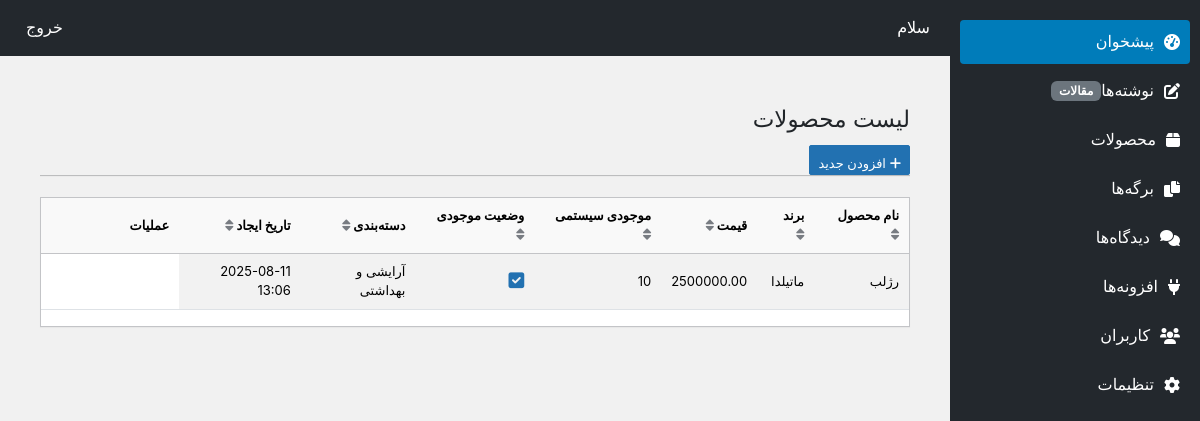
/shop/products/, run on an earlier commit of the app's database.
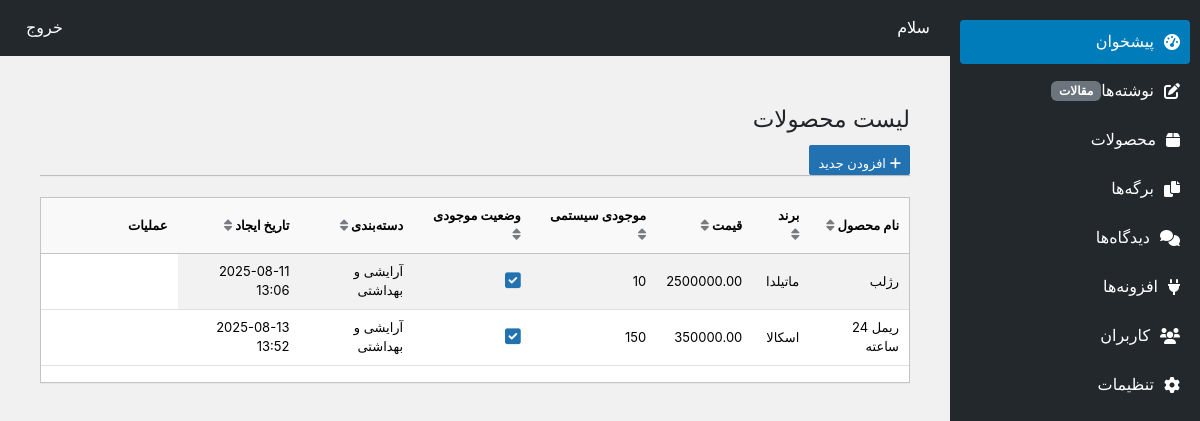
And on a later commit of the database.
### shop/models.py (models this page shows, shortened)
class Product(models.Model):
    name = models.CharField(max_length=200, verbose_name="نام محصول")
    brand = models.CharField(max_length=100, verbose_name="برند")
    slug = models.SlugField(max_length=200, unique=True, verbose_name="اسلاگ")
    description = models.TextField(blank=True, verbose_name="توضیحات")
    price = models.DecimalField(max_digits=10, decimal_places=2, verbose_name="قیمت")
    stock = models.PositiveIntegerField(default=0, verbose_name="موجودی سیستمی")
    is_available = models.BooleanField(default=True, verbose_name="موجود است؟")
    category = models.ForeignKey('Category', on_delete=models.SET_NULL, null=True, verbose_name="دسته‌بندی")
    tags = models.ManyToManyField('Tag', blank=True, verbose_name="برچسب‌ها")
    image = models.ImageField(upload_to='products/%Y/%m/%d', blank=True, null=True, verbose_name="تصویر محصول")
    created_at = models.DateTimeField(auto_now_add=True, verbose_name="تاریخ ایجاد")
    updated_at = models.DateTimeField(auto_now=True, verbose_name="تاریخ به‌روزرسانی")
    created_by = models.ForeignKey(settings.AUTH_USER_MODEL, on_delete=models.SET_NULL, null=True, verbose_name="ایجاد شده توسط")
    class Meta:
        verbose_name = "محصول"
        verbose_name_plural = "محصولات"

class Category(models.Model):
    name = models.CharField(max_length=100, unique=True, verbose_name="نام دسته‌بندی")
    slug = models.SlugField(max_length=100, unique=True, verbose_name="اسلاگ")
    class Meta:
        verbose_name = "دسته‌بندی"
        verbose_name_plural = "دسته‌بندی‌ها"

### shop/views.py (the view)
# urls.py: path('products/', views.product_list, name='product_list'),
def product_list(request):
    products = Product.objects.all()
    return render(request, 'product_list.html', {'products': products})

### shop/templates/product_list.html (shortened to what this page needs)
{% extends 'panel.html' %}
{% block content %}
<div class="wrap">
    <h1 class="wp-heading-inline">لیست محصولات</h1>
    <a href="{% url 'product_create' %}" class="page-title-action"><i class="fas fa-plus"></i> افزودن جدید</a>
    <hr class="wp-header-end">
    <div class="table-container">
        <table class="table table-striped">
            <thead>
                <tr>
                    <th data-sort="name">نام محصول <i class="fas fa-sort"></i></th>
                    <th data-sort="brand">برند <i class="fas fa-sort"></i></th>
                    <th data-sort="price">قیمت <i class="fas fa-sort"></i></th>
                    <th data-sort="stock">موجودی سیستمی <i class="fas fa-sort"></i></th>
                    <th data-sort="is_available">وضعیت موجودی <i class="fas fa-sort"></i></th>
                    <th data-sort="category">دسته‌بندی <i class="fas fa-sort"></i></th>
                    <th data-sort="created_at">تاریخ ایجاد <i class="fas fa-sort"></i></th>
                    <th>عملیات</th>
                </tr>
            </thead>
            <tbody>
                {% for product in products %}
                <tr>
                    <td>{{ product.name }}</td>
                    <td>{{ product.brand }}</td>
                    <td>{{ product.price|floatformat:2 }}</td>
                    <td>{{ product.stock }}</td>
                    <td>
                        <span class="availability-toggle" data-product-id="{{ product.pk }}" data-is-available="{{ product.is_available|lower }}">
                            {% if product.is_available %}
                                <i class="fas fa-check-square"></i>
                            {% else %}
                                <i class="far fa-square"></i>
                            {% endif %}
                        </span>
                    </td>
                    <td>
                            {% if product.category %}
                            {{ product.category.name }}
                                    {% else %}
                                        ---
                                    {% endif %}
                    </td>
                    <td>{{ product.created_at|date:"Y-m-d H:i" }}</td>
                </tr>
                {% empty %}
                <tr>
                    <td colspan="8" style="text-align: center;">هیچ محصولی یافت نشد.</td>
                </tr>
                {% endfor %}
            </tbody>
        </table>
    </div>
</div>
{% endblock %}

### content_management/templates/panel.html (shortened to what this page needs)
<!DOCTYPE html>
<html lang="fa" dir="rtl">
<head>
    <link rel="stylesheet" href="https://cdn.jsdelivr.net/npm/bootstrap@5.3.3/dist/css/bootstrap.rtl.min.css">
    <link rel="stylesheet" href="https://cdnjs.cloudflare.com/ajax/libs/font-awesome/6.0.0-beta3/css/all.min.css">
</head>
<body>
<div class="topbar d-flex justify-content-between align-items-center">
    <span>سلام {{ request.user.first_name|default:request.user.username }}</span>
    <form method="post" action="{% url 'logout' %}" style="display: inline;">
        <button type="submit" class="text-white text-decoration-none" style="background: none; border: none; cursor: pointer;">خروج</button>
    </form>
</div>
    <div class="sidebar">
        <a href="{% url 'dashboard' %}" class="active"><i class="fas fa-tachometer-alt"></i> پیشخوان</a>
        <a href="{% url 'post_list' %}"><i class="fas fa-edit"></i> نوشته‌ها <span class="badge bg-secondary">مقالات</span></a>
        <a href="{% url 'product_list' %}"><i class="fas fa-box"></i> محصولات</a>
        <a href="#"><i class="fas fa-copy"></i> برگه‌ها</a>
        <a href="#"><i class="fas fa-comments"></i> دیدگاه‌ها</a>
        <a href="#"><i class="fas fa-plug"></i> افزونه‌ها</a>
        <a href="#"><i class="fas fa-users"></i> کاربران</a>
        <a href="#"><i class="fas fa-cog"></i> تنظیمات</a>
    </div>
    <div class="main-content">
        {% block content %}{% endblock %}
    </div>
</body>
</html>

### content_management/templates/panel.html (style rules this page uses)
body { font-family: Vazirmatn, Tahoma, sans-serif; background-color: #f1f1f1; }
.sidebar { width: 250px; height: 100vh; background-color: #23282d; color: #fff; position: fixed; top: 0; right: 0; padding: 20px 10px; }
.sidebar a { display: flex; align-items: center; padding: 10px; color: #fff; text-decoration: none; margin-bottom: 5px; border-radius: 4px; }
.sidebar a i { margin-left: 10px; }
.sidebar a:hover, .sidebar a.active { background-color: #007cba; }
.topbar { background-color: #23282d; color: #fff; padding: 15px 20px; margin-right: 250px; }
.main-content { margin-right: 250px; padding: 20px; }

### shop/templates/product_list.html (style rules this page uses)
.wrap { max-width: 1200px; margin: 20px; font-family: -apple-system, BlinkMacSystemFont, 'Segoe UI', Roboto, Oxygen-Sans, Ubuntu, Cantarell, 'Helvetica Neue', sans-serif; direction: rtl; text-align: right; }
.wp-heading-inline { font-size: 23px; font-weight: 400; margin: 0; padding: 9px 0 4px; line-height: 1.3; }
.page-title-action { display: inline-block; padding: 4px 8px; font-size: 13px; line-height: 26px; height: 30px; margin: 6px 0 0 10px; border: 1px solid #2271b1; border-radius: 2px; background: #2271b1; color: #fff; text-decoration: none; transition: all 0.2s; }
.wp-header-end { border-bottom: 1px solid #ddd; margin: 0 0 20px; height: 1px; }
.table-container { background: #fff; border: 1px solid #c3c4c7; box-shadow: 0 1px 1px rgba(0, 0, 0, 0.04); margin-bottom: 20px; }
.table-striped tbody tr:nth-child(odd) { background-color: #f6f7f7; }
.table th, .table td { padding: 8px 10px; font-size: 13px; vertical-align: middle; }
.table th { background: #f9f9f9; border-bottom: 1px solid #c3c4c7; cursor: pointer; }
.table th i.fa-sort { margin-left: 5px; color: #787c82; }
.availability-toggle { cursor: pointer; display: inline-flex; align-items: center; }
.availability-toggle i { font-size: 18px; color: #2271b1; }

What changed in the data, as far as the page shows it:
added Product: name "ریمل 24 ساعته", brand "اسکالا", price "350000.00", stock "150", is_available True (drawn), category.name "آرایشی و بهداشتی", created_at "2025-08-13 13:52"
